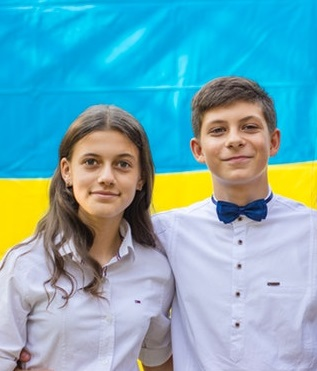
#> input picture test_images/test_image.jpg, 317 x 371 px; its folder holds only this picture in this run
$ python detectFaces.py
#> lines starting #> are read from the running program, lines starting #| are printed output that depends on the picture; after the words box and inside, x2 and y2 are one past the last pixel; in counts of white or black regions, pixels touching at a corner belong together
'''
File name: detectFaces.py
    Use of OpenCV's implementation of Haar feature-based cascade classifier, to detect
    human faces in images.
    The script includes:
        - FacesDetectorCV class: Face detector class based on openCV cascade classifier.
        - Demonstration code.

Author: Vasileios Saveris
enail: vsaveris@gmail.com

License: MIT

Date last modified: 21.12.2019

Python Version: 3.7
'''

import cv2

class FacesDetectorCV():
    '''
    FacesDetectorCV object.

    Args:
        classifier_file (string): The path of the openCV Haar feature-based cascade classifier xml file.
            Default value is './opencv_haarcascades/haarcascade_frontalface_alt.xml'

        verbose (boolean): If True logs are enabled (default is False).

    Attributes:
        __classifier_file (string): The path of the openCV Haar feature-based cascade classifier xml file.
            Default value is './opencv_haarcascades/haarcascade_frontalface_alt.xml'

        __faces_cascade_classifier (cv2.CascadeClassifier): The Cascade Classfier created based on the
            classifier_file.

        __verbose (boolean): If True logs are enabled (default is False).

    Methods:
        detectFaces(): Returns the location of the faces detected in the input image.
    '''

    def __init__(self, classifier_file = './opencv_haarcascades/haarcascade_frontalface_alt.xml', verbose = False):

        self.__verbose = verbose
        self.__classifier_file = classifier_file

        # Load cascade classifier file
        self.__faces_cascade_classifier = cv2.CascadeClassifier(classifier_file)

        if self.__verbose:
            print('Faces Detector initialized.')


    def detectFaces(self, input_image_file):
        '''
        Returns the location of the faces detected in the input image.

        Args:
            input_image_file (string): The input image file path.

        Raises:
            -

        Returns:
            detected_faces (numpy array): The location of the detected faces in the image.
                Each row is of type (x,y,w,h) where x,y are the coordinates, the w the width
                and h the height of the detected face.
                If an error occures, None is returned.
                If no faces detected, an empty numpy array is returned.
        '''
#> called with input_image_file = 'test_image.jpg'

        if self.__verbose:
            print('Detecting faces in image \'', input_image_file, '\'', sep = '')

        # Load input image in GRAY scale
        input_image = cv2.imread(input_image_file, cv2.IMREAD_GRAYSCALE)
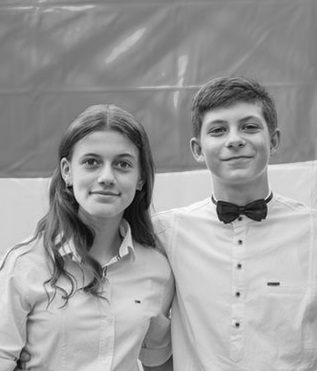
#> input_image: shape (371, 317); min 1, max 253, mean 155.5

        if input_image is None:
            print('ERROR: Input image \'', input_image_file, '\' not Found.', sep = '')
            return None

        # Detect faces in the gray scaled image, using default parameters of the detectMultiScale
        try:
            detected_faces = self.__faces_cascade_classifier.detectMultiScale(input_image)
#> detected_faces = [[66, 131, 82, 82], [194, 97, 81, 81]]
        except cv2.error as error:
            print('ERROR: Cascade Classifier \'', self.__classifier_file, '\' not Found.', sep = '')
            return None

        if self.__verbose:
            print('Number of faces detected:', len(detected_faces))

        return detected_faces


# Demonstration Code
if __name__ == '__main__':

    print('FacesDetectorCV demonstration code.')

    # Create FacesDetectorCV instance, with default parameters' values
    fd = FacesDetectorCV()

    # Run the faces detector for all the test images
    import glob, os
    os.chdir('./test_images')

    for input_image_file in glob.glob('*.jpg'):
        print('Detecting faces in the input image: ', input_image_file, sep = '')

        detected_faces = fd.detectFaces(input_image_file)
#> detected_faces = [[66, 131, 82, 82], [194, 97, 81, 81]]
        output_image = cv2.imread(input_image_file)
#> output_image is the input picture: shape (371, 317, 3); mean B, G, R 182.3, 171.3, 114.3

        # Create a bounding box and text for each detected face
        if detected_faces is not None:
            for (x, y, w, h) in detected_faces:
                cv2.rectangle(output_image, (x, y), (x + w, y + h), (0, 255, 0), 1)
                cv2.putText(output_image, 'Face', (x, y + 10), cv2.FONT_HERSHEY_SIMPLEX, 0.4, (255, 0, 0), 1)
#> this loop made 2 passes
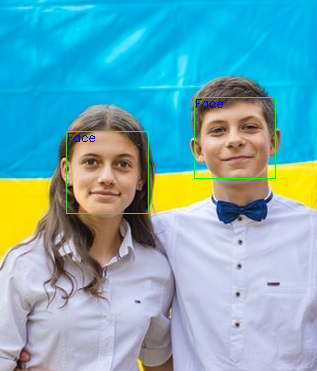
#> output_image: shape (371, 317, 3); 0.67% of pixels changed, all inside (x1, y1, x2, y2) = (66, 97, 276, 214)

        # Uncomment to show the resulted image during script execution
        #cv2.imshow('out_' + input_image_file, output_image)
        #cv2.waitKey(0)

        # Save the output image
        cv2.imwrite('../test_result_images/out_' + input_image_file, output_image)
        print('- Output image saved in: ./test_result_images/out_' + input_image_file)

$ run again, on test_images/test_image_3.jpg
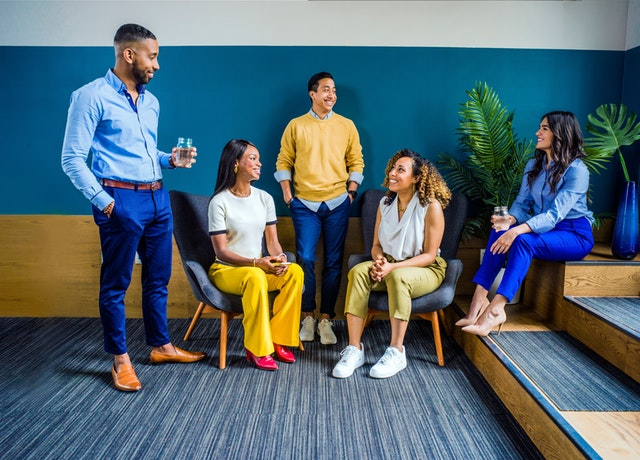
#> input picture test_images/test_image_3.jpg, 640 x 460 px
#> in detectFaces, `input_image = cv2.imread(input_image_file, cv2.IMREAD_GRAYSCALE)`:
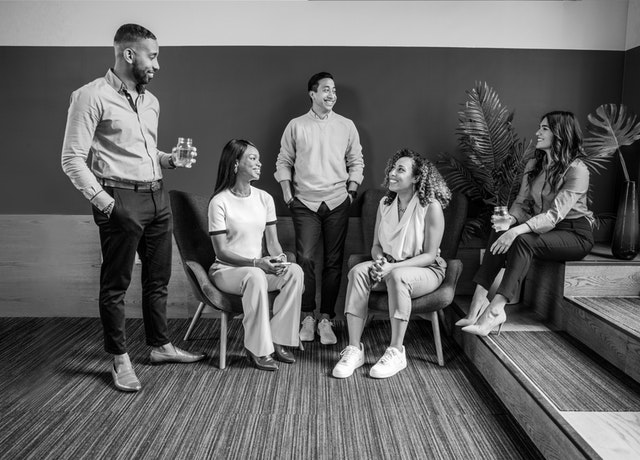
#> input_image: shape (460, 640); min 0, max 255, mean 100
#> in detectFaces, `detected_faces = self.__faces_cascade_classifier.detectMultiScale(inpu..`: detected_faces = [[315, 79, 28, 28]]
#> output_image is the input picture: shape (460, 640, 3); mean B, G, R 112.8, 104.9, 85.8
#> the loop `for (x, y, w, h) in detected_faces:` made 1 pass
#> after the loop `for (x, y, w, h) in detected_faces:`:
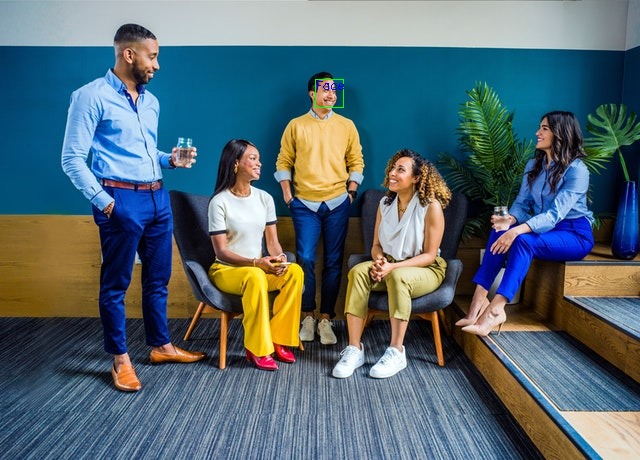
#> output_image: shape (460, 640, 3); 0.06% of pixels changed, all inside (x1, y1, x2, y2) = (315, 79, 344, 108)

$ run again, on test_images/test_image_4.jpg
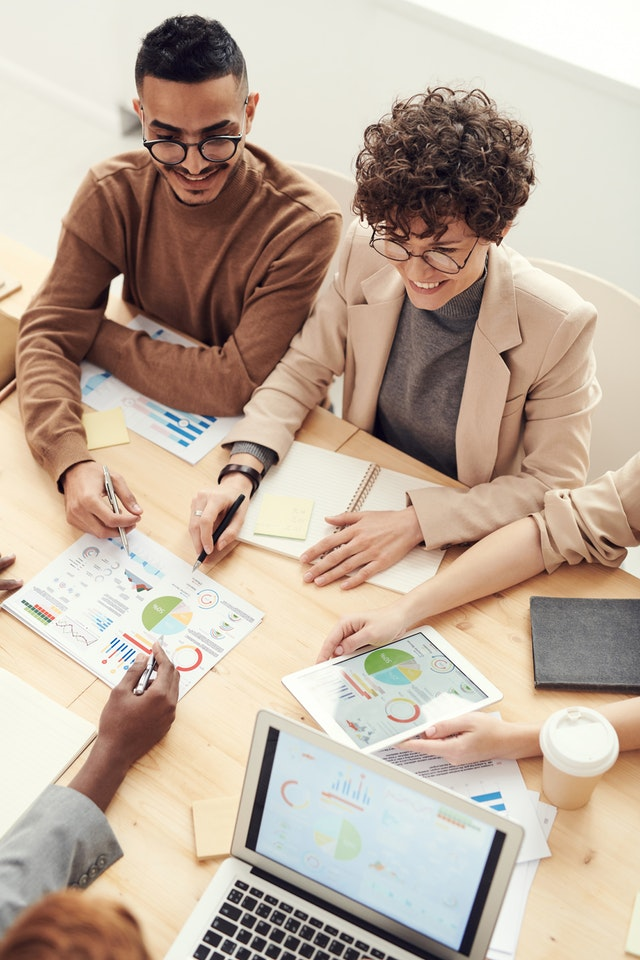
#> input picture test_images/test_image_4.jpg, 640 x 960 px
#> in detectFaces, `input_image = cv2.imread(input_image_file, cv2.IMREAD_GRAYSCALE)`:
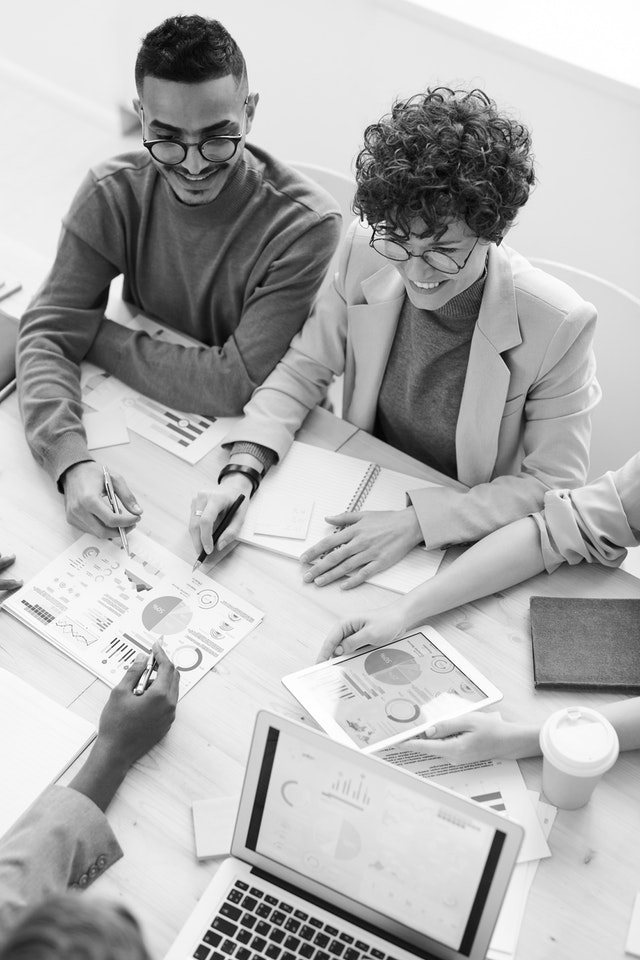
#> input_image: shape (960, 640); min 0, max 255, mean 177.1
#> in detectFaces, `detected_faces = self.__faces_cascade_classifier.detectMultiScale(inpu..`: detected_faces = [[131, 92, 123, 123]]
#> output_image is the input picture: shape (960, 640, 3); mean B, G, R 158.1, 173.6, 191.1
#> the loop `for (x, y, w, h) in detected_faces:` made 1 pass
#> after the loop `for (x, y, w, h) in detected_faces:`:
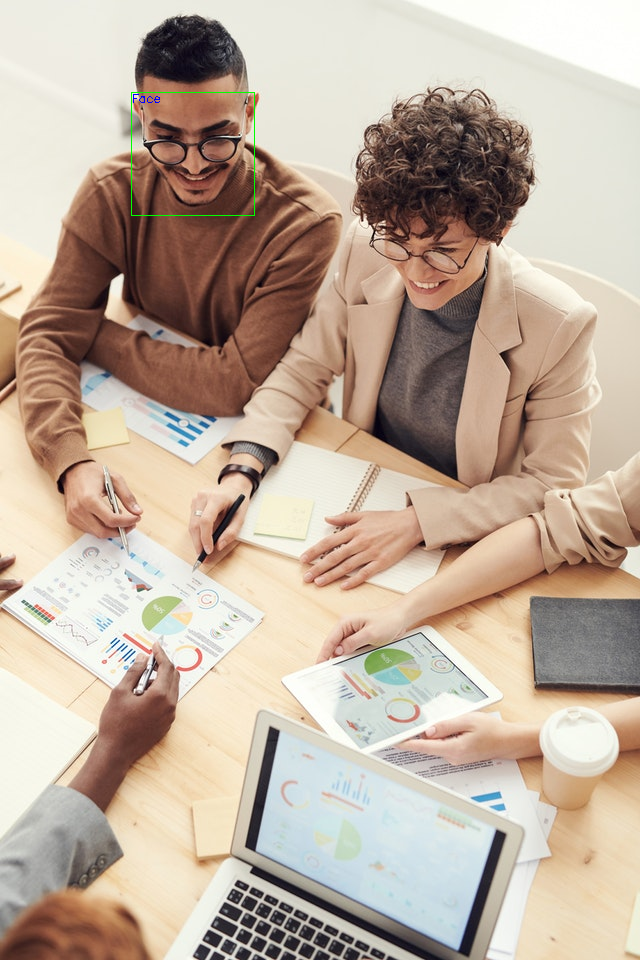
#> output_image: shape (960, 640, 3); 0.09% of pixels changed, all inside (x1, y1, x2, y2) = (131, 92, 255, 216)

$ run again, on test_images/test_image_1.jpg
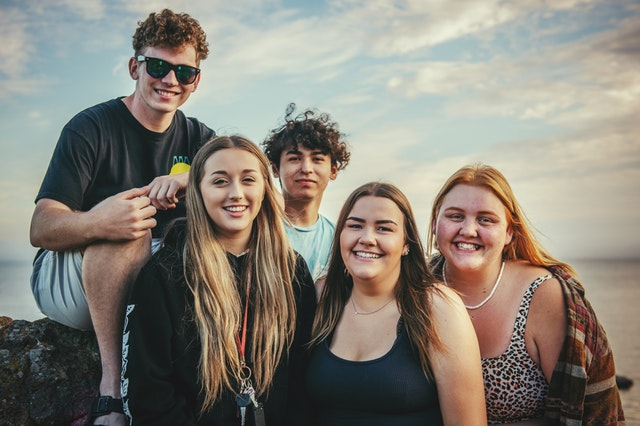
#> input picture test_images/test_image_1.jpg, 640 x 426 px
#> in detectFaces, `input_image = cv2.imread(input_image_file, cv2.IMREAD_GRAYSCALE)`:
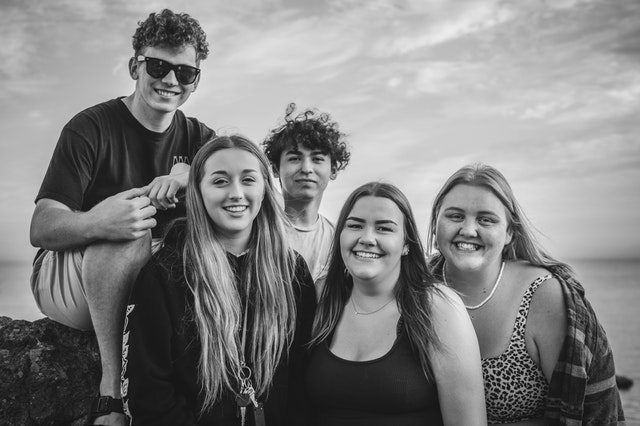
#> input_image: shape (426, 640); min 0, max 249, mean 130.2
#> in detectFaces, `detected_faces = self.__faces_cascade_classifier.detectMultiScale(inpu..`: detected_faces = [[277, 136, 60, 60], [332, 197, 74, 74], [196, 149, 78, 78], [432, 186, 78, 78]]
#> output_image is the input picture: shape (426, 640, 3); mean B, G, R 119.5, 129.7, 135.4
#> the loop `for (x, y, w, h) in detected_faces:` made 4 passes
#> after the loop `for (x, y, w, h) in detected_faces:`:
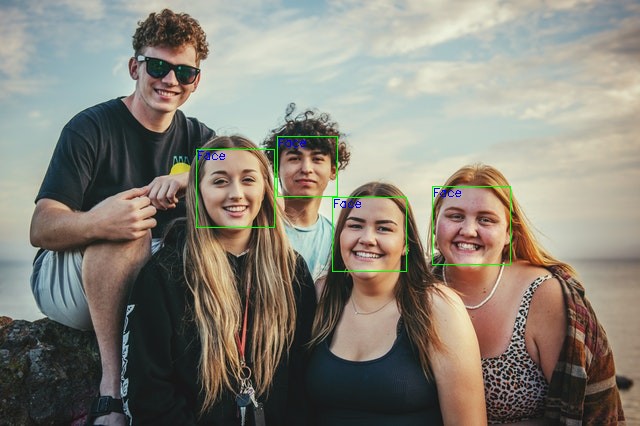
#> output_image: shape (426, 640, 3); 0.53% of pixels changed, all inside (x1, y1, x2, y2) = (196, 136, 511, 272)
